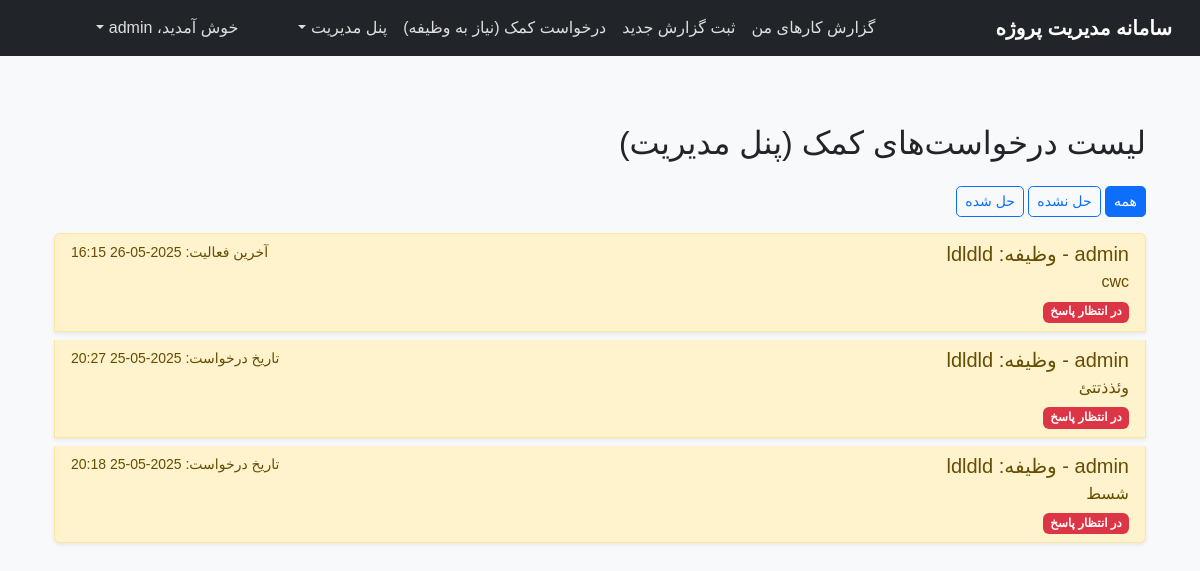
The app's page /adm/help_requests/ (signed in) with its own data.
### app/models.py (models this page shows, shortened)
class HelpRequest(models.Model):
    task = models.ForeignKey(Task, on_delete=models.CASCADE, related_name="help_requests", verbose_name="وظیفه")
    requester = models.ForeignKey(User, on_delete=models.CASCADE, related_name="submitted_help_requests", verbose_name="درخواست کننده")
    problem_description = RichTextUploadingField(verbose_name="شرح مشکل") # CKEditor
    is_resolved = models.BooleanField(default=False, verbose_name="برطرف شده")
    resolved_by = models.ForeignKey(User, on_delete=models.SET_NULL, null=True, blank=True, related_name="resolved_help_requests", verbose_name="حل کننده")
    requested_at = models.DateTimeField(auto_now_add=True, verbose_name="تاریخ درخواست")
    resolved_at = models.DateTimeField(null=True, blank=True, verbose_name="تاریخ حل مشکل")
    class Meta:
        verbose_name = "درخواست کمک"
        verbose_name_plural = "درخواست‌های کمک"

class Task(models.Model):
    STATUS_CHOICES = (('pending', 'در انتظار'), ('in_progress', 'در حال انجام'), ('needs_review', 'نیاز به بررسی'),
                      ('approved', 'تایید شده'), ('rejected', 'رد شده'), ('completed', 'تکمیل شده'))
    project = models.ForeignKey(Project, on_delete=models.CASCADE, related_name="tasks", verbose_name="پروژه")
    parent_task = models.ForeignKey('self', on_delete=models.CASCADE, null=True, blank=True, related_name="subtasks",
                                    verbose_name="وظیفه والد")
    title = models.CharField(max_length=255, verbose_name="عنوان وظیفه")
    description = RichTextUploadingField(blank=True, verbose_name="توضیحات وظیفه")
    assigned_to = models.ManyToManyField(User, related_name="assigned_tasks", verbose_name="اختصاص یافته به",
                                         blank=True)  # تغییر: اختیاری شد
    created_by = models.ForeignKey(User, on_delete=models.SET_NULL, null=True, blank=True, related_name="created_tasks",
                                   verbose_name="ایجاد کننده")  # تغییر: اختیاری شد
    created_at = models.DateTimeField(auto_now_add=True, verbose_name="تاریخ ایجاد")
    updated_at = models.DateTimeField(auto_now=True, verbose_name="تاریخ بروزرسانی")
    deadline = models.DateField(null=True, blank=True, verbose_name="مهلت انجام وظیفه")
    status = models.CharField(max_length=20, choices=STATUS_CHOICES, default='pending', verbose_name="وضعیت")
    is_approved = models.BooleanField(default=False, verbose_name="تایید شده توسط مدیر")
    approved_by = models.ForeignKey(User, on_delete=models.SET_NULL, null=True, blank=True,
                                    related_name="approved_tasks", verbose_name="تایید کننده")
    approval_date = models.DateTimeField(null=True, blank=True, verbose_name="تاریخ تایید/رد")
    rejection_reason = models.TextField(blank=True, verbose_name="دلیل رد شدن")
    class Meta:
        verbose_name = "وظیفه"
        verbose_name_plural = "وظایف"

### app/views.py (the view)
# urls.py: path('adm/help_requests/', views.admin_help_requests_chat_list, name='admin_help_requests_chat_list'),
@login_required
@user_passes_test(is_manager) # اطمینان از اینکه فقط مدیران به این صفحه دسترسی دارند
def admin_help_requests_chat_list(request):
    help_requests = HelpRequest.objects.annotate(
        last_message_time=Subquery( # استفاده از Subquery ایمپورت شده
            HelpRequestMessage.objects.filter(help_request=OuterRef('pk')) # استفاده از OuterRef ایمپورت شده
            .order_by('-sent_at')
            .values('sent_at')[:1]
        )
    ).order_by(
        Case( # استفاده از Case ایمپورت شده
            When(last_message_time__isnull=True, then=F('requested_at')), # استفاده از F ایمپورت شده
            default=F('last_message_time'), # استفاده از F ایمپورت شده
            output_field=DateTimeField() # اصلاح: استفاده از DateTimeField ایمپورت شده (بدون timezone.)
        )
    ).reverse() # برای نمایش جدیدترین ها ابتدا
    status_filter = request.GET.get('status')
    if status_filter == 'resolved':
        help_requests = help_requests.filter(is_resolved=True)
    elif status_filter == 'unresolved':
        help_requests = help_requests.filter(is_resolved=False)
    return render(request, 'admin_panel/admin_help_requests_chat_list.html', {
        'help_requests': help_requests,
        'status_filter': status_filter
    })

### app/context_processors.py (called while the page is built)
def user_is_manager(request):
    def _is_manager(user):
        if user.is_authenticated:
            return user.is_staff or user.groups.filter(name='مدیران').exists()
        return False
    return {
        'is_manager_context': _is_manager(request.user)
    }

### app/views.py (called while the page is built)
def is_manager(user):
    if user.is_authenticated: # اطمینان حاصل کنید که کاربر لاگین کرده است
        return user.is_staff or user.groups.filter(name='مدیران').exists()
    return False # اگر کاربر لاگین نکرده، مدیر نیست

### app/templates/admin_panel/admin_help_requests_chat_list.html (shortened to what this page needs)
{% extends 'base.html' %}
{% load static %}
{% block content %}
<div class="container mt-4">
    <h2 class="mb-4">لیست درخواست‌های کمک (پنل مدیریت)</h2>
    <div class="mb-3">
        <a href="{% url 'admin_help_requests_chat_list' %}" class="btn {% if not status_filter %}btn-primary{% else %}btn-outline-primary{% endif %} btn-sm">همه</a>
        <a href="{% url 'admin_help_requests_chat_list' %}?status=unresolved" class="btn {% if status_filter == 'unresolved' %}btn-primary{% else %}btn-outline-primary{% endif %} btn-sm">حل نشده</a>
        <a href="{% url 'admin_help_requests_chat_list' %}?status=resolved" class="btn {% if status_filter == 'resolved' %}btn-primary{% else %}btn-outline-primary{% endif %} btn-sm">حل شده</a>
    </div>
    {% if help_requests %}
        <div class="list-group">
            {% for hr in help_requests %}
            <a href="{% url 'admin_help_request_chat_detail' hr.id %}" class="list-group-item list-group-item-action mb-2 shadow-sm {% if not hr.is_resolved %}list-group-item-warning{% endif %}">
                <div class="d-flex w-100 justify-content-between">
                    <h5 class="mb-1">{{ hr.requester.username }} - وظیفه: {{ hr.task.title }}</h5>
                    <small>
                        {% if hr.last_message_time %}
                            آخرین فعالیت: {{ hr.last_message_time|date:"Y-m-d H:i" }}
                        {% else %}
                            تاریخ درخواست: {{ hr.requested_at|date:"Y-m-d H:i" }}
                        {% endif %}
                    </small>
                </div>
                <p class="mb-1 text-truncate">{{ hr.problem_description|striptags|truncatechars:150 }}</p>
                <small>
                    {% if hr.is_resolved %}
                        <span class="badge bg-success text-white">حل شده</span>
                    {% else %}
                        <span class="badge bg-danger text-white">در انتظار پاسخ</span>
                    {% endif %}
                </small>
            </a>
            {% endfor %}
        </div>
    {% else %}
        <div class="alert alert-info" role="alert">
            درخواست کمکی برای نمایش وجود ندارد.
        </div>
    {% endif %}
</div>
{% endblock %}

### app/static/css/style.css (style rules this page uses)
body { direction: rtl; text-align: right; font-family: 'Vazirmatn', 'Arial', sans-serif; background-color: #f8f9fa; }
.btn { border-radius: 0.3rem; }
.badge { font-size: 0.85em; padding: 0.4em 0.6em; }

### app/templates/base.html (style rules this page uses)
body { font-family: "Vazirmatn", sans-serif; }
.btn, .form-control, .navbar, h1, h2, h3, h4, h5, h6 { font-family: "Vazirmatn", sans-serif !important; }

### records on screen
HelpRequest: task "ldldld", last_message_time "2025-05-26 16:15", problem_description "cwc", is_resolved "در انتظار پاسخ"
HelpRequest: task "ldldld", requested_at "2025-05-25 20:27", problem_description "وئذذتتئ", is_resolved "در انتظار پاسخ"
HelpRequest: task "ldldld", requested_at "2025-05-25 20:18", problem_description "شسط", is_resolved "در انتظار پاسخ"
